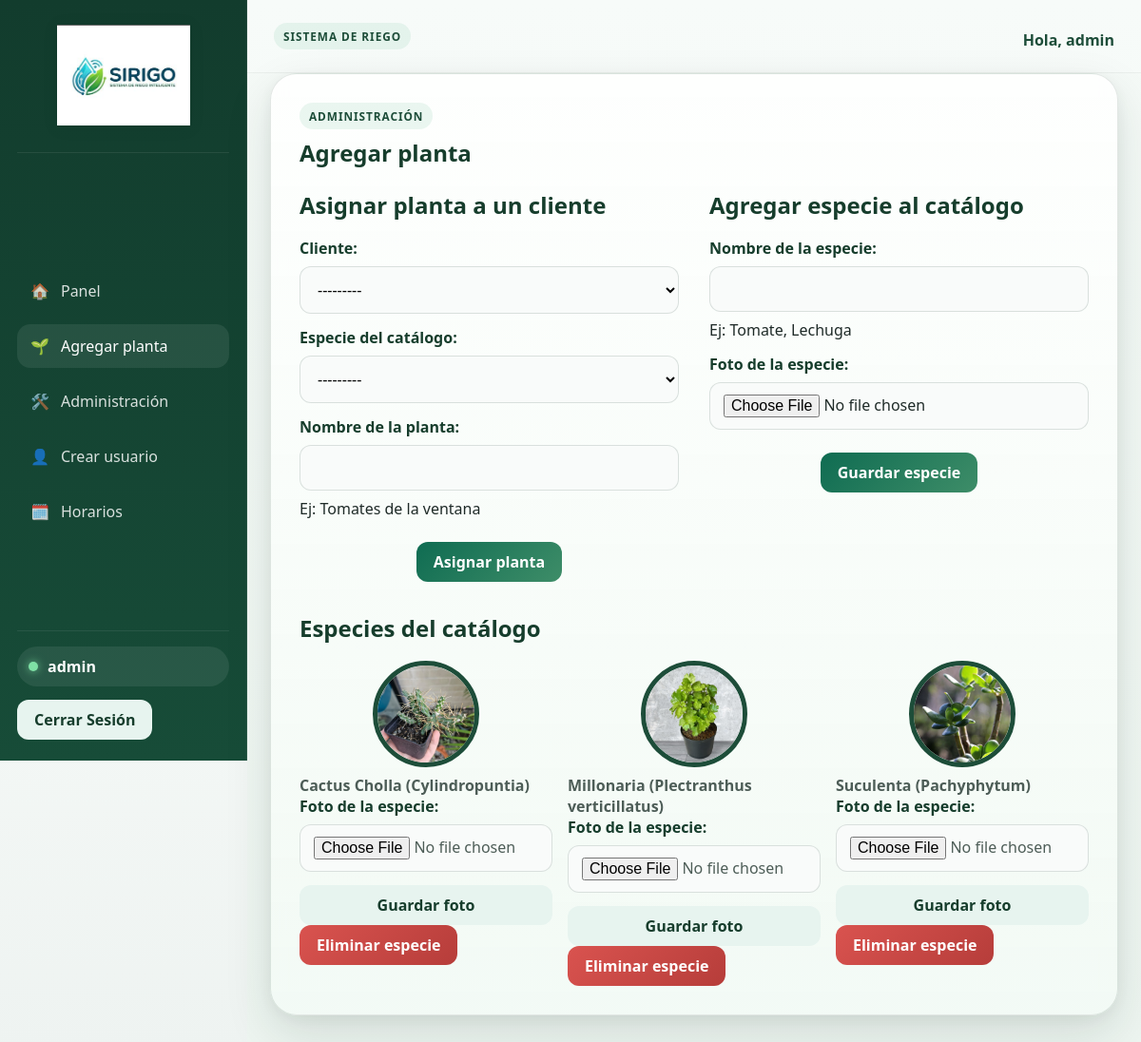
/admin-agregar-planta/ (signed in), run on the app's committed database.
### riego/models.py (models this page shows)
class Especie(models.Model):
    nombre = models.CharField(max_length=100, help_text="Ej: Tomate, Lechuga")
    foto = models.ImageField(upload_to='especies/', blank=True)
    def __str__(self):
        return self.nombre

### riego/views.py (the view, shortened to what this page needs)
# urls.py: path('admin-agregar-planta/', views.admin_agregar_planta, name='admin_agregar_planta'),
@staff_member_required
@never_cache
def admin_agregar_planta(request):
    asignar_form = AsignarPlantaForm(prefix='asignar')
    especie_form = EspecieForm(prefix='especie')
    foto_form = FotoEspecieForm()
    return render(request, 'riego/admin_agregar_planta.html', {
        'asignar_form': asignar_form,
        'especie_form': especie_form,
        'foto_form': foto_form,
        'especies': Especie.objects.order_by('nombre'),
    })

### riego/forms.py
class AsignarPlantaForm(forms.ModelForm):
    class Meta:
        model = Planta
        fields = ('usuario', 'especie', 'apodo')
        labels = {
            'usuario': 'Cliente',
            'especie': 'Especie del catálogo',
            'apodo': 'Nombre de la planta',
        }
    def __init__(self, *args, **kwargs):
        super().__init__(*args, **kwargs)
        self.fields['usuario'].queryset = get_user_model().objects.filter(is_staff=False).order_by('username')
        self.fields['especie'].queryset = Especie.objects.order_by('nombre')

class EspecieForm(forms.ModelForm):
    foto = forms.ImageField(label='Foto de la especie', required=True)
    class Meta:
        model = Especie
        fields = ('nombre', 'foto')
        labels = {
            'nombre': 'Nombre de la especie',
        }

### riego/templates/riego/admin_agregar_planta.html (shortened to what this page needs)
{% extends 'riego/base.html' %}
{% block contenido %}
    <div class="page-card dashboard-shell">
        <div class="page-header">
            <div>
                <span class="section-tag">Administración</span>
                <h2>Agregar planta</h2>
            </div>
        </div>
        <div class="admin-plant-columns">
            <section>
                <h3 class="section-title">Asignar planta a un cliente</h3>
                <form method="post" class="form-layout">
                    {{ asignar_form.as_p }}
                    <div class="form-actions">
                        <button class="btn btn-primary" type="submit">Asignar planta</button>
                    </div>
                </form>
            </section>
            <section>
                <h3 class="section-title">Agregar especie al catálogo</h3>
                <form method="post" enctype="multipart/form-data" class="form-layout">
                    {{ especie_form.as_p }}
                    <div class="form-actions">
                        <button class="btn btn-primary" type="submit">Guardar especie</button>
                    </div>
                </form>
            </section>
        </div>
        <h3 class="section-title">Especies del catálogo</h3>
        {% if especies %}
            <div class="catalog-grid">
                {% for especie in especies %}
                    <div class="catalog-item">
                        {% if especie.foto %}
                            <img class="plant-photo" src="{{ especie.foto.url }}" alt="{{ especie.nombre }}" width="112" height="112">
                        {% else %}
                            <div class="empty-state">Sin foto</div>
                        {% endif %}
                        <strong>{{ especie.nombre }}</strong><br>
                        <form method="post" enctype="multipart/form-data" class="form-layout">
                            {{ foto_form.as_p }}
                            <button class="btn btn-secondary" type="submit">Guardar foto</button>
                        </form>
                        <form method="post" onsubmit="return confirm('¿Eliminar esta especie del catálogo y su foto?');">
                            <button class="btn btn-danger" type="submit">Eliminar especie</button>
                        </form>
                    </div>
                {% endfor %}
            </div>
        {% else %}
            <div class="empty-state">Aún no hay especies en el catálogo.</div>
        {% endif %}
    </div>
{% endblock %}

### riego/templates/riego/base.html (shortened to what this page needs)
{% load static %}
<!DOCTYPE html>
<html lang="es">
<head>
    <link rel="stylesheet" href="{% static 'riego/css/styles.css' %}?v=8">
</head>
<body>
    <div class="app-shell {% if user.is_authenticated %}app-shell--dashboard{% endif %}">
        {% if user.is_authenticated %}
            <aside class="sidebar">
                <div class="sidebar-brand">
                    <img class="brand-logo-img" src="{% static 'riego/images/logo.jpeg' %}" alt="SIRIGO" style="max-width: 140px; height: auto; display: block; margin: 0 auto 10px;">
                </div>
                <nav class="sidebar-nav" aria-label="Navegación principal">
                    <a class="sidebar-link {% if request.resolver_match.url_name == 'panel' %}is-active{% endif %}" href="{% url 'panel' %}">
                        <span>🏠</span>
                        <span>Panel</span>
                    </a>
                    {% if user.is_staff %}
                        <a class="sidebar-link {% if request.resolver_match.url_name == 'admin_agregar_planta' %}is-active{% endif %}" href="{% url 'admin_agregar_planta' %}">
                            <span>🌱</span>
                            <span>Agregar planta</span>
                        </a>
                    {% endif %}
                    {% if user.is_staff %}
                        <a class="sidebar-link {% if request.resolver_match.url_name == 'admin_dashboard' %}is-active{% endif %}" href="{% url 'admin_dashboard' %}">
                            <span>🛠️</span>
                            <span>Administración</span>
                        </a>
                        <a class="sidebar-link {% if request.resolver_match.url_name == 'admin_crear_usuario' %}is-active{% endif %}" href="{% url 'admin_crear_usuario' %}">
                            <span>👤</span>
                            <span>Crear usuario</span>
                        </a>
                        <a class="sidebar-link {% if request.resolver_match.url_name == 'admin_horarios' %}is-active{% endif %}" href="{% url 'admin_horarios' %}">
                            <span>🗓️</span>
                            <span>Horarios</span>
                        </a>
                    {% endif %}
                </nav>
                <div class="sidebar-footer">
                    <div class="user-pill">
                        <span class="user-dot"></span>
                        <span>{{ user.username }}</span>
                    </div>
                    <form class="logout-form" method="post" action="{% url 'logout' %}">
                        <button class="btn btn-secondary" type="submit">Cerrar Sesión</button>
                    </form>
                </div>
            </aside>
            <div class="main-panel">
                <header class="content-topbar">
                    <div>
                        <span class="section-tag">Sistema de riego</span>
                    </div>
                    <div class="content-topbar__meta">
                        <span>Hola, {{ user.username }}</span>
                    </div>
                </header>
        {% endif %}
        <main class="{% if user.is_authenticated %}page-content page-content--compact app-content-auth{% else %}page-content{% endif %}">
            {% block contenido %}{% endblock %}
        </main>
        {% if user.is_authenticated %}
            </div>
        {% endif %}
    </div>
</body>
</html>

### data on the page
Especie: foto (picture), nombre "Cactus Cholla (Cylindropuntia)"
Especie: foto (picture), nombre "Millonaria (Plectranthus verticillatus)"
Especie: foto (picture), nombre "Suculenta (Pachyphytum)"

### other printed values
{{ user.username }} "admin"
